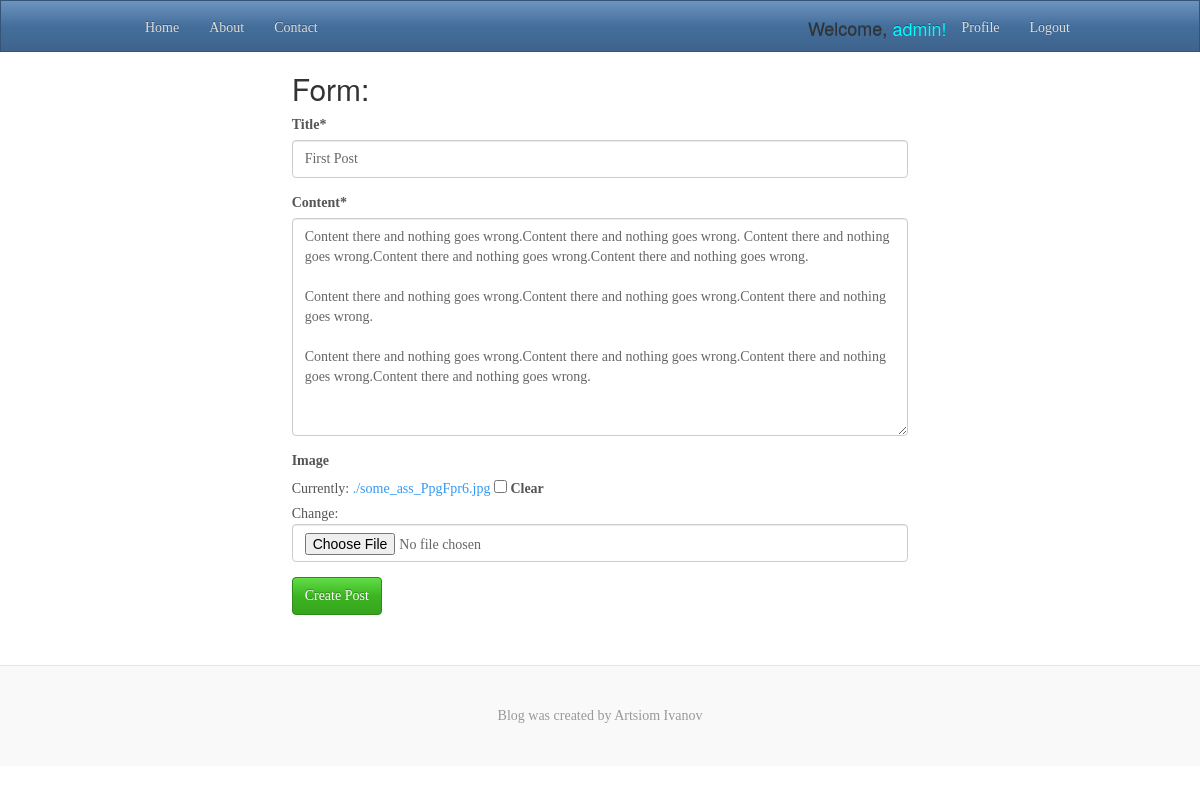
Before: /1/edit/ (signed in) with the older database file.
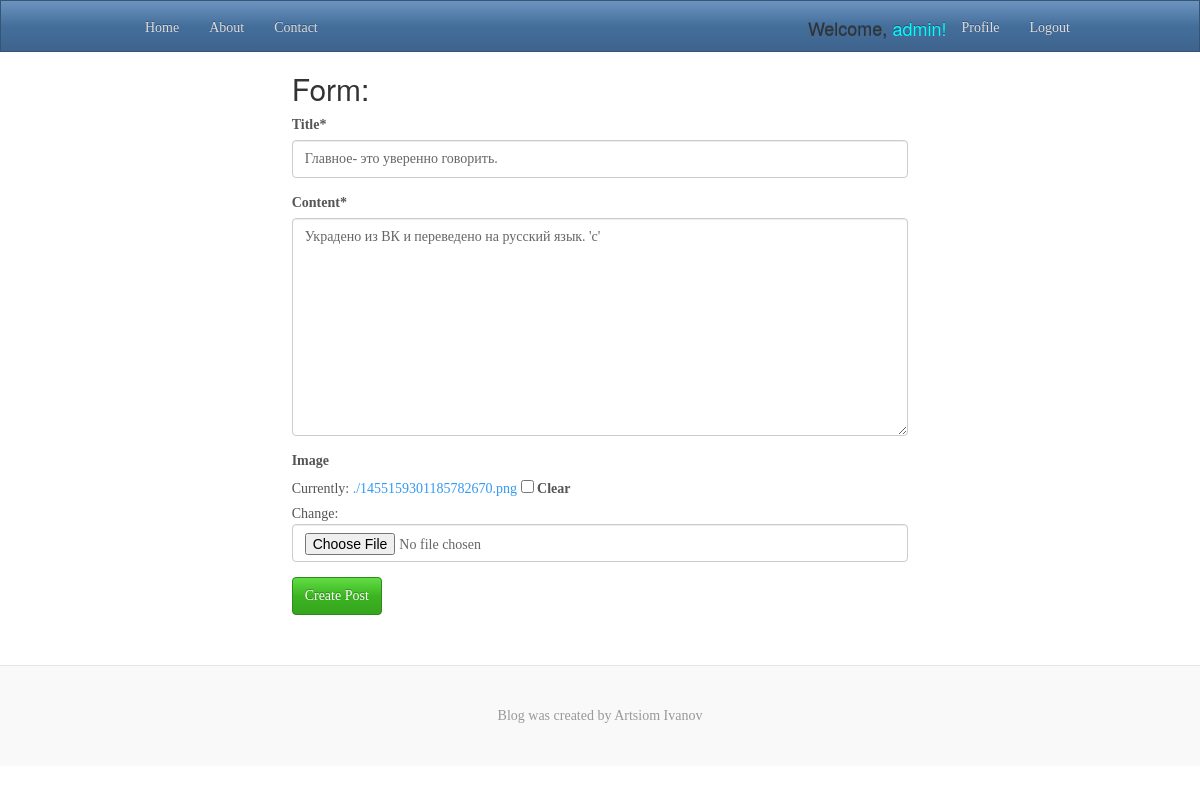
After: the same page with the newer database file.
### posts/models.py (models this page shows, shortened)
class Post(models.Model):
    user = models.ForeignKey(User)
    title = models.CharField(max_length=120)
    image = models.FileField(null=True, blank=True)
    content = models.TextField()
    updated = models.DateTimeField('Was updated', auto_now=True, auto_now_add=False)
    timestamp = models.DateTimeField('Was created', auto_now=False, auto_now_add=True)
    class Meta:
        ordering = ["-updated", "-timestamp"]

### posts/views.py (the view)
# urls.py: url(r'^(?P<id>\d+)/edit/$', views.posts_update, name='update'),
def posts_update(request, id=None):
    instance = get_object_or_404(Post, id=id)
    author = request.user == instance.user
    if not author and not request.user.is_superuser:
        raise Http404()
    form = PostModel(request.POST or None, request.FILES or None, instance=instance)
    if form.is_valid():
        instance = form.save(commit=False)
        instance.save()
        messages.success(request, 'Post successfully edited')
        return HttpResponseRedirect(instance.get_absolute_url())
    context = {
        'title': instance.title,
        'instance': instance,
        'form': form,
    }
    return render(request, 'posts/create.html', context)

### posts/form.py
class PostModel(forms.ModelForm):
    class Meta:
        model = Post
        fields = [
            'title',
            'content',
            'image',
        ]

### posts/templates/posts/create.html (shortened to what this page needs)
{% extends 'posts/base.html' %}
{% load crispy_forms_tags %}
{% block content %}
    <div class="col-sm-8 col-sm-offset-2">
        <h2>Form:</h2>
        <form method="POST" action="" enctype="multipart/form-data"> {% csrf_token %}
            {{ form|crispy }}
            <input type="submit" value="Create Post" class="btn btn-success"/>
        </form>
    </div>
{% endblock %}

Changed rows visible on the page:
changed Post: title "First Post" → "Главное- это уверенно говорить."; content "Content there and nothing goes wrong.Content there and nothing goes wrong. Content there and nothing goes wrong.Content there and nothing goes wrong.Content there and nothing goes wrong. Content there and nothing goes wrong.Content there and nothing goes wrong.Content there and nothing goes wrong. Content there and nothing goes wrong.Content there and nothing goes wrong.Content there and nothing goes wrong.Content there and nothing goes wrong." → "Украдено из ВК и переведено на русский язык. 'c'"
Other visible differences:
text no longer shown: "Title * Content * Image Currently: ./some_ass_PpgFpr6.jpg Clear Change:"
text now shown: "Title * Content * Image Currently: ./1455159301185782670.png Clear Change:"
